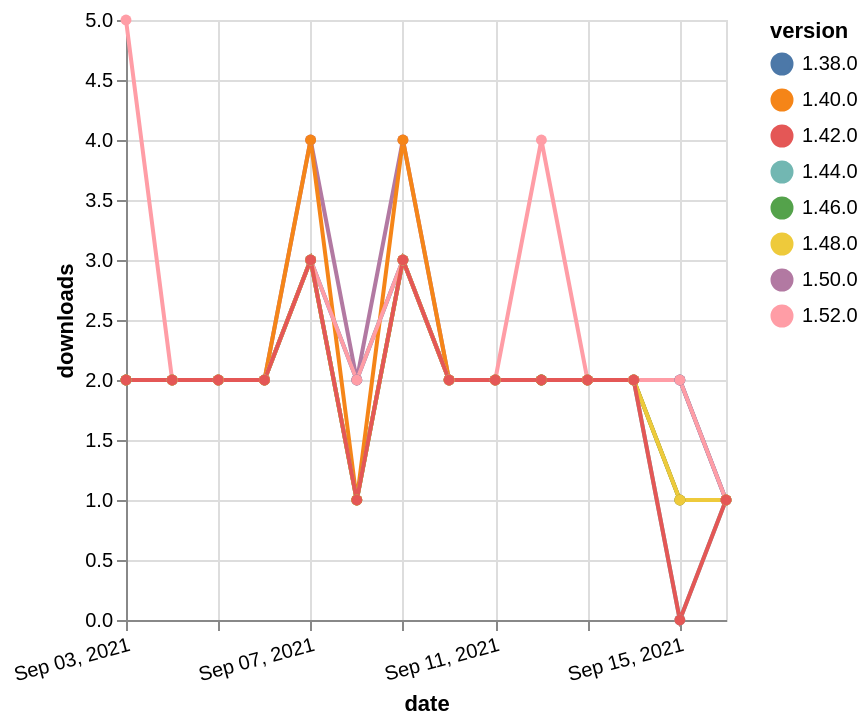

Vega-Lite specification for this chart:
### Vega-Lite specification from a JSON file in a GitHub repository (floating-point values rounded to 4 significant figures)
{"$schema": "https://vega.github.io/schema/vega-lite/v5.json", "description": "A simple bar chart with embedded data.", "data": {"values": [{"date": "2021-09-03", "total": 711, "delta": 2, "version": "1.50.0"}, {"date": "2021-09-04", "total": 713, "delta": 2, "version": "1.50.0"}, {"date": "2021-09-05", "total": 715, "delta": 2, "version": "1.50.0"}, {"date": "2021-09-06", "total": 717, "delta": 2, "version": "1.50.0"}, {"date": "2021-09-07", "total": 721, "delta": 4, "version": "1.50.0"}, {"date": "2021-09-08", "total": 723, "delta": 2, "version": "1.50.0"}, {"date": "2021-09-09", "total": 727, "delta": 4, "version": "1.50.0"}, {"date": "2021-09-10", "total": 729, "delta": 2, "version": "1.50.0"}, {"date": "2021-09-11", "total": 731, "delta": 2, "version": "1.50.0"}, {"date": "2021-09-12", "total": 733, "delta": 2, "version": "1.50.0"}, {"date": "2021-09-13", "total": 735, "delta": 2, "version": "1.50.0"}, {"date": "2021-09-14", "total": 737, "delta": 2, "version": "1.50.0"}, {"date": "2021-09-15", "total": 739, "delta": 2, "version": "1.50.0"}, {"date": "2021-09-16", "total": 740, "delta": 1, "version": "1.50.0"}, {"date": "2021-09-03", "total": 1626, "delta": 2, "version": "1.44.0"}, {"date": "2021-09-04", "total": 1628, "delta": 2, "version": "1.44.0"}, {"date": "2021-09-05", "total": 1630, "delta": 2, "version": "1.44.0"}, {"date": "2021-09-06", "total": 1632, "delta": 2, "version": "1.44.0"}, {"date": "2021-09-07", "total": 1635, "delta": 3, "version": "1.44.0"}, {"date": "2021-09-08", "total": 1636, "delta": 1, "version": "1.44.0"}, {"date": "2021-09-09", "total": 1639, "delta": 3, "version": "1.44.0"}, {"date": "2021-09-10", "total": 1641, "delta": 2, "version": "1.44.0"}, {"date": "2021-09-11", "total": 1643, "delta": 2, "version": "1.44.0"}, {"date": "2021-09-12", "total": 1645, "delta": 2, "version": "1.44.0"}, {"date": "2021-09-13", "total": 1647, "delta": 2, "version": "1.44.0"}, {"date": "2021-09-14", "total": 1649, "delta": 2, "version": "1.44.0"}, {"date": "2021-09-15", "total": 1649, "delta": 0, "version": "1.44.0"}, {"date": "2021-09-16", "total": 1650, "delta": 1, "version": "1.44.0"}, {"date": "2021-09-03", "total": 2306, "delta": 2, "version": "1.38.0"}, {"date": "2021-09-04", "total": 2308, "delta": 2, "version": "1.38.0"}, {"date": "2021-09-05", "total": 2310, "delta": 2, "version": "1.38.0"}, {"date": "2021-09-06", "total": 2312, "delta": 2, "version": "1.38.0"}, {"date": "2021-09-07", "total": 2315, "delta": 3, "version": "1.38.0"}, {"date": "2021-09-08", "total": 2317, "delta": 2, "version": "1.38.0"}, {"date": "2021-09-09", "total": 2320, "delta": 3, "version": "1.38.0"}, {"date": "2021-09-10", "total": 2322, "delta": 2, "version": "1.38.0"}, {"date": "2021-09-11", "total": 2324, "delta": 2, "version": "1.38.0"}, {"date": "2021-09-12", "total": 2326, "delta": 2, "version": "1.38.0"}, {"date": "2021-09-13", "total": 2328, "delta": 2, "version": "1.38.0"}, {"date": "2021-09-14", "total": 2330, "delta": 2, "version": "1.38.0"}, {"date": "2021-09-15", "total": 2332, "delta": 2, "version": "1.38.0"}, {"date": "2021-09-16", "total": 2333, "delta": 1, "version": "1.38.0"}, {"date": "2021-09-03", "total": 2474, "delta": 2, "version": "1.40.0"}, {"date": "2021-09-04", "total": 2476, "delta": 2, "version": "1.40.0"}, {"date": "2021-09-05", "total": 2478, "delta": 2, "version": "1.40.0"}, {"date": "2021-09-06", "total": 2480, "delta": 2, "version": "1.40.0"}, {"date": "2021-09-07", "total": 2484, "delta": 4, "version": "1.40.0"}, {"date": "2021-09-08", "total": 2485, "delta": 1, "version": "1.40.0"}, {"date": "2021-09-09", "total": 2489, "delta": 4, "version": "1.40.0"}, {"date": "2021-09-10", "total": 2491, "delta": 2, "version": "1.40.0"}, {"date": "2021-09-11", "total": 2493, "delta": 2, "version": "1.40.0"}, {"date": "2021-09-12", "total": 2495, "delta": 2, "version": "1.40.0"}, {"date": "2021-09-13", "total": 2497, "delta": 2, "version": "1.40.0"}, {"date": "2021-09-14", "total": 2499, "delta": 2, "version": "1.40.0"}, {"date": "2021-09-15", "total": 2500, "delta": 1, "version": "1.40.0"}, {"date": "2021-09-16", "total": 2501, "delta": 1, "version": "1.40.0"}, {"date": "2021-09-03", "total": 1463, "delta": 2, "version": "1.46.0"}, {"date": "2021-09-04", "total": 1465, "delta": 2, "version": "1.46.0"}, {"date": "2021-09-05", "total": 1467, "delta": 2, "version": "1.46.0"}, {"date": "2021-09-06", "total": 1469, "delta": 2, "version": "1.46.0"}, {"date": "2021-09-07", "total": 1472, "delta": 3, "version": "1.46.0"}, {"date": "2021-09-08", "total": 1473, "delta": 1, "version": "1.46.0"}, {"date": "2021-09-09", "total": 1476, "delta": 3, "version": "1.46.0"}, {"date": "2021-09-10", "total": 1478, "delta": 2, "version": "1.46.0"}, {"date": "2021-09-11", "total": 1480, "delta": 2, "version": "1.46.0"}, {"date": "2021-09-12", "total": 1482, "delta": 2, "version": "1.46.0"}, {"date": "2021-09-13", "total": 1484, "delta": 2, "version": "1.46.0"}, {"date": "2021-09-14", "total": 1486, "delta": 2, "version": "1.46.0"}, {"date": "2021-09-15", "total": 1487, "delta": 1, "version": "1.46.0"}, {"date": "2021-09-16", "total": 1488, "delta": 1, "version": "1.46.0"}, {"date": "2021-09-03", "total": 223, "delta": 5, "version": "1.52.0"}, {"date": "2021-09-04", "total": 225, "delta": 2, "version": "1.52.0"}, {"date": "2021-09-05", "total": 227, "delta": 2, "version": "1.52.0"}, {"date": "2021-09-06", "total": 229, "delta": 2, "version": "1.52.0"}, {"date": "2021-09-07", "total": 232, "delta": 3, "version": "1.52.0"}, {"date": "2021-09-08", "total": 234, "delta": 2, "version": "1.52.0"}, {"date": "2021-09-09", "total": 237, "delta": 3, "version": "1.52.0"}, {"date": "2021-09-10", "total": 239, "delta": 2, "version": "1.52.0"}, {"date": "2021-09-11", "total": 241, "delta": 2, "version": "1.52.0"}, {"date": "2021-09-12", "total": 245, "delta": 4, "version": "1.52.0"}, {"date": "2021-09-13", "total": 247, "delta": 2, "version": "1.52.0"}, {"date": "2021-09-14", "total": 249, "delta": 2, "version": "1.52.0"}, {"date": "2021-09-15", "total": 251, "delta": 2, "version": "1.52.0"}, {"date": "2021-09-16", "total": 252, "delta": 1, "version": "1.52.0"}, {"date": "2021-09-03", "total": 1001, "delta": 2, "version": "1.48.0"}, {"date": "2021-09-04", "total": 1003, "delta": 2, "version": "1.48.0"}, {"date": "2021-09-05", "total": 1005, "delta": 2, "version": "1.48.0"}, {"date": "2021-09-06", "total": 1007, "delta": 2, "version": "1.48.0"}, {"date": "2021-09-07", "total": 1010, "delta": 3, "version": "1.48.0"}, {"date": "2021-09-08", "total": 1011, "delta": 1, "version": "1.48.0"}, {"date": "2021-09-09", "total": 1014, "delta": 3, "version": "1.48.0"}, {"date": "2021-09-10", "total": 1016, "delta": 2, "version": "1.48.0"}, {"date": "2021-09-11", "total": 1018, "delta": 2, "version": "1.48.0"}, {"date": "2021-09-12", "total": 1020, "delta": 2, "version": "1.48.0"}, {"date": "2021-09-13", "total": 1022, "delta": 2, "version": "1.48.0"}, {"date": "2021-09-14", "total": 1024, "delta": 2, "version": "1.48.0"}, {"date": "2021-09-15", "total": 1025, "delta": 1, "version": "1.48.0"}, {"date": "2021-09-16", "total": 1026, "delta": 1, "version": "1.48.0"}, {"date": "2021-09-03", "total": 2022, "delta": 2, "version": "1.42.0"}, {"date": "2021-09-04", "total": 2024, "delta": 2, "version": "1.42.0"}, {"date": "2021-09-05", "total": 2026, "delta": 2, "version": "1.42.0"}, {"date": "2021-09-06", "total": 2028, "delta": 2, "version": "1.42.0"}, {"date": "2021-09-07", "total": 2031, "delta": 3, "version": "1.42.0"}, {"date": "2021-09-08", "total": 2032, "delta": 1, "version": "1.42.0"}, {"date": "2021-09-09", "total": 2035, "delta": 3, "version": "1.42.0"}, {"date": "2021-09-10", "total": 2037, "delta": 2, "version": "1.42.0"}, {"date": "2021-09-11", "total": 2039, "delta": 2, "version": "1.42.0"}, {"date": "2021-09-12", "total": 2041, "delta": 2, "version": "1.42.0"}, {"date": "2021-09-13", "total": 2043, "delta": 2, "version": "1.42.0"}, {"date": "2021-09-14", "total": 2045, "delta": 2, "version": "1.42.0"}, {"date": "2021-09-15", "total": 2045, "delta": 0, "version": "1.42.0"}, {"date": "2021-09-16", "total": 2046, "delta": 1, "version": "1.42.0"}]}, "width": "container", "mark": {"type": "line", "point": {"filled": true}}, "encoding": {"x": {"field": "date", "type": "temporal", "timeUnit": "yearmonthdate", "title": "date", "axis": {"labelAngle": -15}}, "y": {"field": "delta", "type": "quantitative", "title": "downloads"}, "color": {"field": "version", "type": "nominal"}, "tooltip": {"field": "delta"}}}
